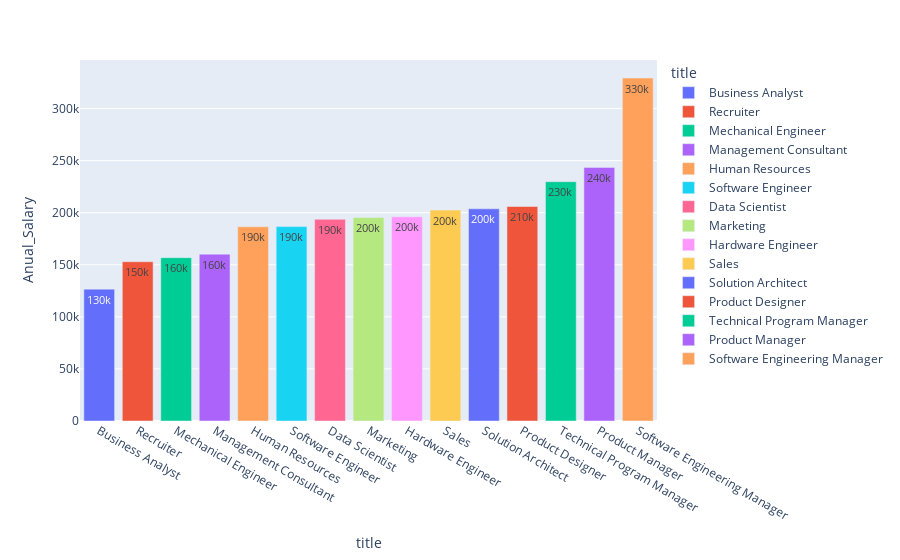

This figure's notebook cell:
### Code cell
fig = px.bar(df_title, x="title", y="Anual_Salary", color="title", text_auto='.2s')

fig.update_traces(textfont_size=12, textangle=0, textposition="inside", cliponaxis=False)

fig.show()

### Figure 1 — Plotly figure (JSON) as saved in the notebook; plotly's stock layout.template omitted (floating-point values rounded to 4 significant figures)
{"data": [{"alignmentgroup": "True", "cliponaxis": false, "hovertemplate": "title=%{x}<br>Anual_Salary=%{y}<extra></extra>", "legendgroup": "Business Analyst", "marker": {"color": "#636efa", "pattern": {"shape": ""}}, "name": "Business Analyst", "offsetgroup": "Business Analyst", "orientation": "v", "showlegend": true, "textangle": 0, "textfont": {"size": 12}, "textposition": "inside", "texttemplate": "%{y:.2s}", "type": "bar", "x": ["Business Analyst"], "xaxis": "x", "y": [126600.0], "yaxis": "y"}, {"alignmentgroup": "True", "cliponaxis": false, "hovertemplate": "title=%{x}<br>Anual_Salary=%{y}<extra></extra>", "legendgroup": "Recruiter", "marker": {"color": "#EF553B", "pattern": {"shape": ""}}, "name": "Recruiter", "offsetgroup": "Recruiter", "orientation": "v", "showlegend": true, "textangle": 0, "textfont": {"size": 12}, "textposition": "inside", "texttemplate": "%{y:.2s}", "type": "bar", "x": ["Recruiter"], "xaxis": "x", "y": [153000.0], "yaxis": "y"}, {"alignmentgroup": "True", "cliponaxis": false, "hovertemplate": "title=%{x}<br>Anual_Salary=%{y}<extra></extra>", "legendgroup": "Mechanical Engineer", "marker": {"color": "#00cc96", "pattern": {"shape": ""}}, "name": "Mechanical Engineer", "offsetgroup": "Mechanical Engineer", "orientation": "v", "showlegend": true, "textangle": 0, "textfont": {"size": 12}, "textposition": "inside", "texttemplate": "%{y:.2s}", "type": "bar", "x": ["Mechanical Engineer"], "xaxis": "x", "y": [156900.0], "yaxis": "y"}, {"alignmentgroup": "True", "cliponaxis": false, "hovertemplate": "title=%{x}<br>Anual_Salary=%{y}<extra></extra>", "legendgroup": "Management Consultant", "marker": {"color": "#ab63fa", "pattern": {"shape": ""}}, "name": "Management Consultant", "offsetgroup": "Management Consultant", "orientation": "v", "showlegend": true, "textangle": 0, "textfont": {"size": 12}, "textposition": "inside", "texttemplate": "%{y:.2s}", "type": "bar", "x": ["Management Consultant"], "xaxis": "x", "y": [160200.0], "yaxis": "y"}, {"alignmentgroup": "True", "cliponaxis": false, "hovertemplate": "title=%{x}<br>Anual_Salary=%{y}<extra></extra>", "legendgroup": "Human Resources", "marker": {"color": "#FFA15A", "pattern": {"shape": ""}}, "name": "Human Resources", "offsetgroup": "Human Resources", "orientation": "v", "showlegend": true, "textangle": 0, "textfont": {"size": 12}, "textposition": "inside", "texttemplate": "%{y:.2s}", "type": "bar", "x": ["Human Resources"], "xaxis": "x", "y": [186500.0], "yaxis": "y"}, {"alignmentgroup": "True", "cliponaxis": false, "hovertemplate": "title=%{x}<br>Anual_Salary=%{y}<extra></extra>", "legendgroup": "Software Engineer", "marker": {"color": "#19d3f3", "pattern": {"shape": ""}}, "name": "Software Engineer", "offsetgroup": "Software Engineer", "orientation": "v", "showlegend": true, "textangle": 0, "textfont": {"size": 12}, "textposition": "inside", "texttemplate": "%{y:.2s}", "type": "bar", "x": ["Software Engineer"], "xaxis": "x", "y": [186700.0], "yaxis": "y"}, {"alignmentgroup": "True", "cliponaxis": false, "hovertemplate": "title=%{x}<br>Anual_Salary=%{y}<extra></extra>", "legendgroup": "Data Scientist", "marker": {"color": "#FF6692", "pattern": {"shape": ""}}, "name": "Data Scientist", "offsetgroup": "Data Scientist", "orientation": "v", "showlegend": true, "textangle": 0, "textfont": {"size": 12}, "textposition": "inside", "texttemplate": "%{y:.2s}", "type": "bar", "x": ["Data Scientist"], "xaxis": "x", "y": [193656], "yaxis": "y"}, {"alignmentgroup": "True", "cliponaxis": false, "hovertemplate": "title=%{x}<br>Anual_Salary=%{y}<extra></extra>", "legendgroup": "Marketing", "marker": {"color": "#B6E880", "pattern": {"shape": ""}}, "name": "Marketing", "offsetgroup": "Marketing", "orientation": "v", "showlegend": true, "textangle": 0, "textfont": {"size": 12}, "textposition": "inside", "texttemplate": "%{y:.2s}", "type": "bar", "x": ["Marketing"], "xaxis": "x", "y": [195400.0], "yaxis": "y"}, {"alignmentgroup": "True", "cliponaxis": false, "hovertemplate": "title=%{x}<br>Anual_Salary=%{y}<extra></extra>", "legendgroup": "Hardware Engineer", "marker": {"color": "#FF97FF", "pattern": {"shape": ""}}, "name": "Hardware Engineer", "offsetgroup": "Hardware Engineer", "orientation": "v", "showlegend": true, "textangle": 0, "textfont": {"size": 12}, "textposition": "inside", "texttemplate": "%{y:.2s}", "type": "bar", "x": ["Hardware Engineer"], "xaxis": "x", "y": [196100.0], "yaxis": "y"}, {"alignmentgroup": "True", "cliponaxis": false, "hovertemplate": "title=%{x}<br>Anual_Salary=%{y}<extra></extra>", "legendgroup": "Sales", "marker": {"color": "#FECB52", "pattern": {"shape": ""}}, "name": "Sales", "offsetgroup": "Sales", "orientation": "v", "showlegend": true, "textangle": 0, "textfont": {"size": 12}, "textposition": "inside", "texttemplate": "%{y:.2s}", "type": "bar", "x": ["Sales"], "xaxis": "x", "y": [202500.0], "yaxis": "y"}, {"alignmentgroup": "True", "cliponaxis": false, "hovertemplate": "title=%{x}<br>Anual_Salary=%{y}<extra></extra>", "legendgroup": "Solution Architect", "marker": {"color": "#636efa", "pattern": {"shape": ""}}, "name": "Solution Architect", "offsetgroup": "Solution Architect", "orientation": "v", "showlegend": true, "textangle": 0, "textfont": {"size": 12}, "textposition": "inside", "texttemplate": "%{y:.2s}", "type": "bar", "x": ["Solution Architect"], "xaxis": "x", "y": [203800.0], "yaxis": "y"}, {"alignmentgroup": "True", "cliponaxis": false, "hovertemplate": "title=%{x}<br>Anual_Salary=%{y}<extra></extra>", "legendgroup": "Product Designer", "marker": {"color": "#EF553B", "pattern": {"shape": ""}}, "name": "Product Designer", "offsetgroup": "Product Designer", "orientation": "v", "showlegend": true, "textangle": 0, "textfont": {"size": 12}, "textposition": "inside", "texttemplate": "%{y:.2s}", "type": "bar", "x": ["Product Designer"], "xaxis": "x", "y": [206000.0], "yaxis": "y"}, {"alignmentgroup": "True", "cliponaxis": false, "hovertemplate": "title=%{x}<br>Anual_Salary=%{y}<extra></extra>", "legendgroup": "Technical Program Manager", "marker": {"color": "#00cc96", "pattern": {"shape": ""}}, "name": "Technical Program Manager", "offsetgroup": "Technical Program Manager", "orientation": "v", "showlegend": true, "textangle": 0, "textfont": {"size": 12}, "textposition": "inside", "texttemplate": "%{y:.2s}", "type": "bar", "x": ["Technical Program Manager"], "xaxis": "x", "y": [229800.0], "yaxis": "y"}, {"alignmentgroup": "True", "cliponaxis": false, "hovertemplate": "title=%{x}<br>Anual_Salary=%{y}<extra></extra>", "legendgroup": "Product Manager", "marker": {"color": "#ab63fa", "pattern": {"shape": ""}}, "name": "Product Manager", "offsetgroup": "Product Manager", "orientation": "v", "showlegend": true, "textangle": 0, "textfont": {"size": 12}, "textposition": "inside", "texttemplate": "%{y:.2s}", "type": "bar", "x": ["Product Manager"], "xaxis": "x", "y": [243500.0], "yaxis": "y"}, {"alignmentgroup": "True", "cliponaxis": false, "hovertemplate": "title=%{x}<br>Anual_Salary=%{y}<extra></extra>", "legendgroup": "Software Engineering Manager", "marker": {"color": "#FFA15A", "pattern": {"shape": ""}}, "name": "Software Engineering Manager", "offsetgroup": "Software Engineering Manager", "orientation": "v", "showlegend": true, "textangle": 0, "textfont": {"size": 12}, "textposition": "inside", "texttemplate": "%{y:.2s}", "type": "bar", "x": ["Software Engineering Manager"], "xaxis": "x", "y": [329300.0], "yaxis": "y"}], "layout": {"barmode": "relative", "legend": {"title": {"text": "title"}, "tracegroupgap": 0}, "margin": {"t": 60}, "xaxis": {"anchor": "y", "categoryarray": ["Business Analyst", "Recruiter", "Mechanical Engineer", "Management Consultant", "Human Resources", "Software Engineer", "Data Scientist", "Marketing", "Hardware Engineer", "Sales", "Solution Architect", "Product Designer", "Technical Program Manager", "Product Manager", "Software Engineering Manager"], "categoryorder": "array", "domain": [0, 1], "title": {"text": "title"}}, "yaxis": {"anchor": "x", "domain": [0, 1], "title": {"text": "Anual_Salary"}}}}
